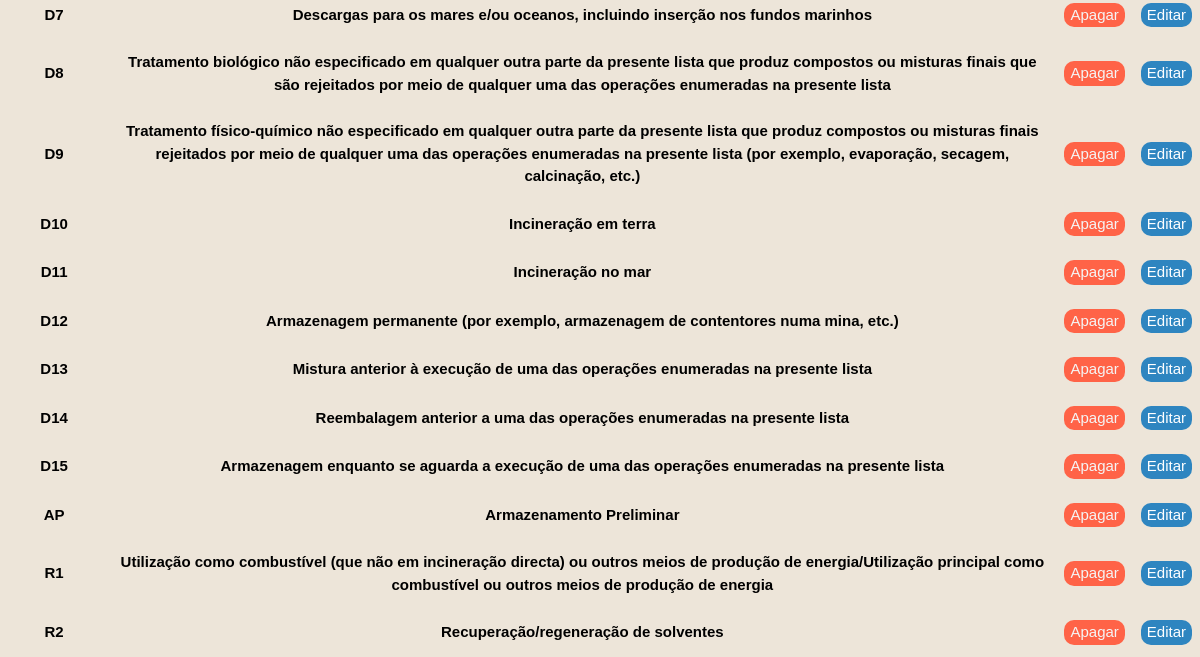
The app's page /operation_description (signed in, lower part), older data.
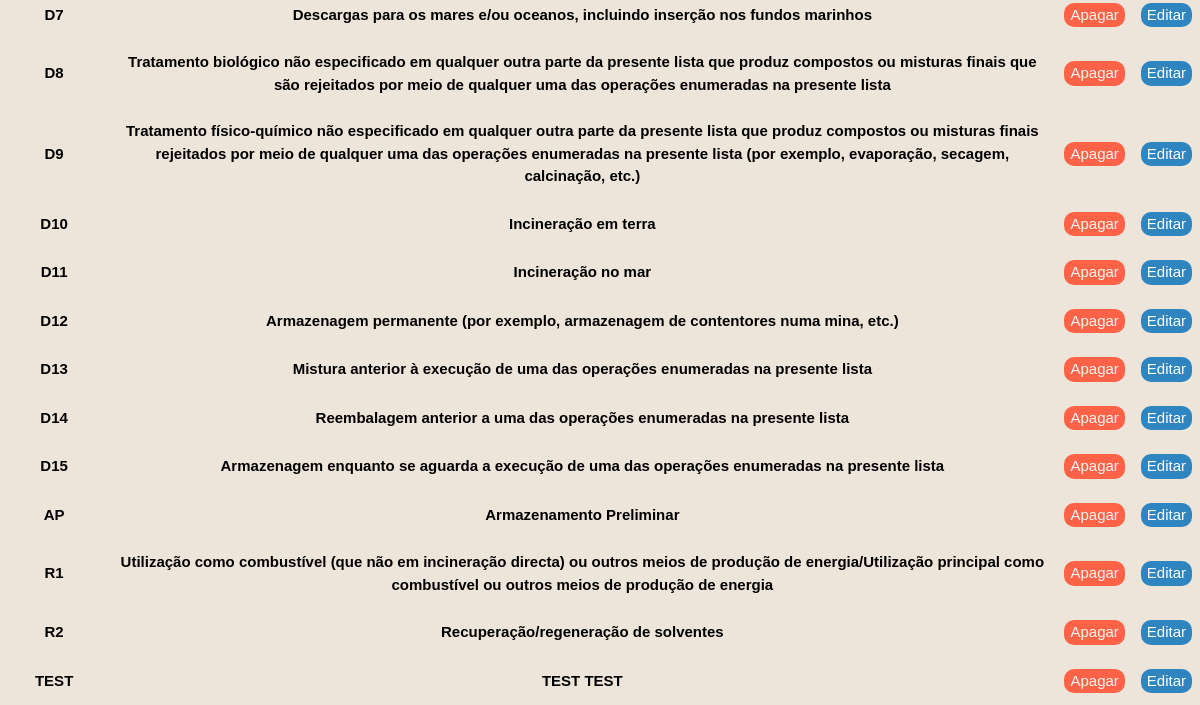
The same page, newer data.
### tables this page shows
CREATE TABLE operation_description (
    operation TEXT NOT NULL UNIQUE,
    description TEXT NOT NULL 
);

### app.py (the view, shortened to what this page needs)
@app.route("/operation_description", methods=["GET", "POST"])
@login_required
def operation_description():
    if request.method == "GET":
        all_operations = db.execute("""
        SELECT
            *
        FROM
            operation_description""")
        return render_template("operation_description.html", all_operations=all_operations)

### helpers.py (called while the page is built)
def login_required(f):
    @wraps(f)
    def decorated_function(*args, **kwargs):
        if session.get("user_id") is None:
            return redirect("/login")
        return f(*args, **kwargs)
    return decorated_function

### templates/operation_description.html (shortened to what this page needs)
<!DOCTYPE html>
{% extends "layout.html" %}
{% block main %}
<br>
<br>
<table id="input_tables" style="width:100%">
    <tbody>
        {% for row in all_operations %}
        <tr>
            <td>{{ row.operation }}</td>
            <td>{{ row.description }}</td>
            <td>
                <button class="delet_edit_bttn" style="background-color: tomato; color: whitesmoke" onclick="showConfirmDelete('{{ row.operation}}')">Apagar</button>
            </td>
            <td>
                <button class="delet_edit_bttn" style="background-color: rgb(46, 133, 192); color: white" onclick="showEditForm('{{ row.operation }}')">Editar</button>
            </td>
        </tr>
        {% endfor %}
    </tbody>
</table>
{% endblock %}

Row changes from the older to the newer data that the page shows:
added operation_description: operation "TEST", description "TEST TEST"
